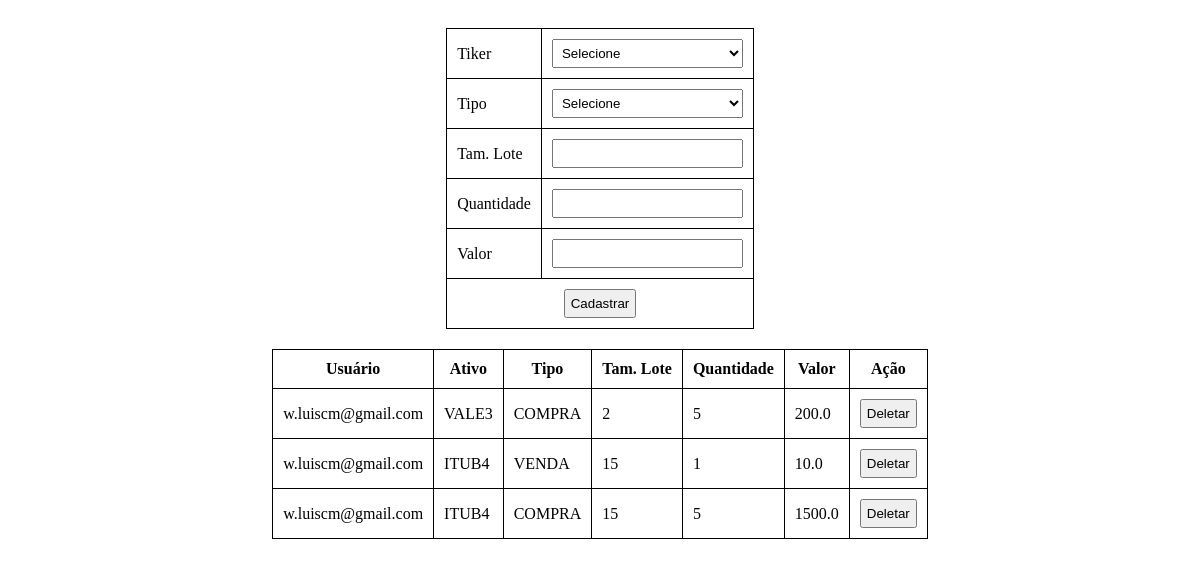
Page /Negociacoes/ (signed in) on the committed database.
### Models/Usuario.py (models this page shows, shortened)
class Usuario(db.Model):
    __tablename__ = 'usuarios'
    id = db.Column(db.Integer, primary_key=True)
    nome = db.Column(db.String)
    email = db.Column(db.String)
    senha = db.Column(db.String)

### Models/Ativo.py (models this page shows, shortened)
class Ativo(db.Model):
    __tablename__ = 'ativos'
    id = db.Column(db.Integer, primary_key=True)
    codigo = db.Column(db.String)
    tipo = db.Column(db.String)
    descricao = db.Column(db.String)

### Models/Negociacao.py (models this page shows, shortened)
class Negociacao(db.Model):
    __tablename__ = 'negociacoes'
    id = db.Column(db.Integer, primary_key=True)
    usuarioId = db.Column(db.Integer, db.ForeignKey('usuarios.id'))
    ativoId = db.Column(db.Integer)
    tipo = db.Column(db.String)
    tamanhoLote = db.Column(db.Integer)
    quantidade = db.Column(db.Integer)
    valor = db.Column(db.Float)

### Controllers/NegociacaoController.py (the view)
def getAll():
    if 'usuario' not in session or session['usuario'] == None:
        return redirect(url_for('UsuarioRoute.login'))
    erro = request.args['erro'] if 'erro' in request.args else None
    negociacoes = []
    try:
        negociacoes = db.session.query(Negociacao).order_by(Negociacao.id).all()
        negociacoesDTO = []
        for neg in negociacoes:
            negociacoesDTO.append({
                'id': neg.id,
                'usuario': Usuario.query.get(neg.usuarioId).email,
                'tiker': Ativo.query.get(neg.ativoId).codigo,
                'tipo': neg.tipo,
                'lote': neg.tamanhoLote,
                'quantidade': neg.quantidade,
                'valor': neg.valor
            });
    except Exception as ex:
        erro = ex
    return render_template(
        'Negociacao/Listar.html',
        erro = erro,
        negociacoes = negociacoesDTO,
        ativos = Ativo.query.order_by(Ativo.id).all()
    )

### templates/Negociacao/Listar.html (shortened to what this page needs)
<!DOCTYPE html>
<html lang="pt-br">
    <head>
        <link rel="stylesheet" href="{{ url_for('static', filename='css/styles.css') }}">
    </head>
    <body>
        <div class="container">
            <div style="margin-top: 20px;">
                <form method="POST" action="/Negociacoes/Criar">
                    <table>
                        <tbody>
                            <tr>
                                <td><label for="ativoId">Tiker</label></td>
                                <td>
                                    <select id="ativoId" name="ativoId">
                                        <option value="" selected>Selecione</option>
                                    </select>
                                </td>
                            </tr>
                            <tr>
                                <td><label for="tipo">Tipo</label></td>
                                <td>
                                    <select id="tipo" name="tipo">
                                        <option value="" selected>Selecione</option>
                                    </select>
                                </td>
                            </tr>
                            <tr>
                                <td><label for="tamanhoLote">Tam. Lote</label></td>
                                <td><input id="tamanhoLote" type="number" min="1" step="1" name="tamanhoLote" /></td>
                            </tr>
                            <tr>
                                <td><label for="quantidade">Quantidade</label></td>
                                <td><input id="quantidade" type="number" min="1" step="1" name="quantidade" /></td>
                            </tr>
                            <tr>
                                <td><label for="valor">Valor</label></td>
                                <td><input id="valor" type="number" min="0" step="0.01" name="valor" /></td>
                            </tr>
                            <tr>
                                <td colspan="2">
                                    <div style="display: flex; justify-content: center;">
                                        <input type="submit" value="Cadastrar" />
                                    </div>
                                </td>
                            </tr>
                        </tbody>
                    </table>
                </form>
            </div>
            <div style="margin-top: 20px;">
                <table>
                    <thead>
                        <tr>
                            <th>Usuário</th>
                            <th>Ativo</th>
                            <th>Tipo</th>
                            <th>Tam. Lote</th>
                            <th>Quantidade</th>
                            <th>Valor</th>
                            <th>Ação</th>
                        </tr>
                    </thead>
                    <tbody>
                    {% for negociacao in negociacoes %}
                        <tr>
                            <td>{{ negociacao["usuario"] }}</td>
                            <td>{{ negociacao["tiker"] }}</td>
                            <td>{{ negociacao["tipo"] }}</td>
                            <td>{{ negociacao["lote"] }}</td>
                            <td>{{ negociacao["quantidade"] }}</td>
                            <td>{{ negociacao["valor"] }}</td>
                            <td>
                                <form method="POST" action="/Negociacoes/Excluir">
                                    <input type="submit" value="Deletar" />
                                </form>
                            </td>
                        </tr>
                    {% endfor %}
                    </tbody>
                </table>
            </div>
        </div
    </body>
</html>

### static/css/styles.css (style rules this page uses)
select { width: 100%; }
select, input { padding: 5px; margin: 0px; }
table td, table th { padding: 10px; border: 1px solid black; }
table { border-collapse: collapse; }
form { margin: 0; }
.container { width: 100%; display: flex; justify-content: center; align-items: center; flex-direction: column; }

### rows in the picture
Usuario: usuario "w.luiscm@gmail.com" "w.luiscm@gmail.com" "w.luiscm@gmail.com"
Ativo: tiker "VALE3"
Negociacao: tipo "COMPRA", valor "200.0"
Ativo: tiker "ITUB4" "ITUB4"
Negociacao: tipo "VENDA", valor "10.0"
Negociacao: tipo "COMPRA", valor "1500.0"

### other values in the picture
{{ negociacao["lote"] }} "2" "15" "15"
{{ negociacao["quantidade"] }} "5" "1" "5"
